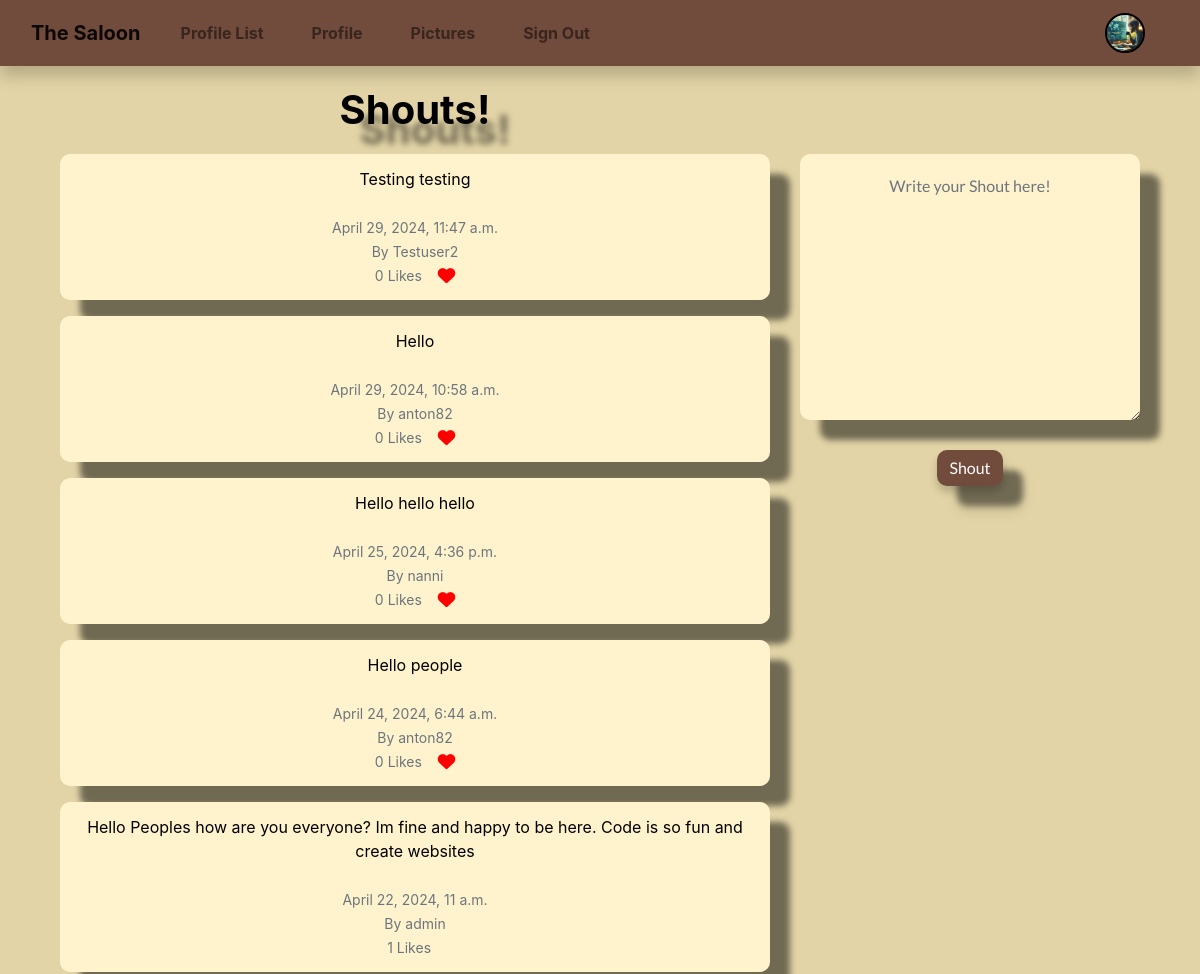
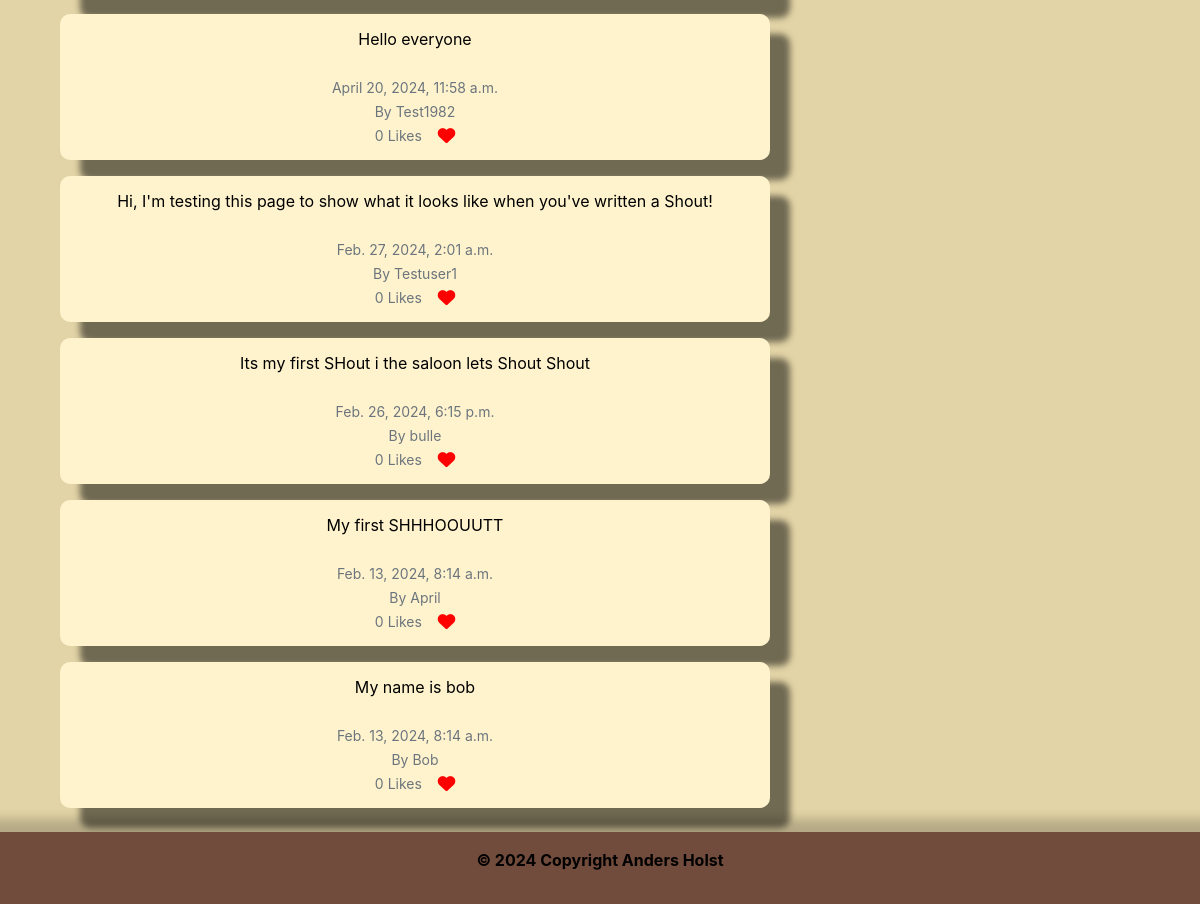
Page /home/ (signed in) on the committed database (2 pictures, top to bottom).
### the_saloon/models.py (models this page shows, shortened)
class Profile(models.Model):
    user = models.OneToOneField(User, on_delete=models.CASCADE)
    follows = models.ManyToManyField(
        "self", related_name="followed_by", symmetrical=False, blank=True)
    date_modified = models.DateTimeField(auto_now=True)
    profile_image = models.ImageField(
        upload_to="media/image", null=True, blank=True)
    profile_bio = models.CharField(null=True, blank=True, max_length=500)
    facebook_link = models.CharField(null=True, blank=True, max_length=100)
    instagram_link = models.CharField(null=True, blank=True, max_length=100)
    linkedin_link = models.CharField(null=True, blank=True, max_length=100)
    youtube_link = models.CharField(null=True, blank=True, max_length=100)
    x_link = models.CharField(null=True, blank=True, max_length=100)

class Shout(models.Model):
    user = models.ForeignKey(
        User, related_name="shouts",
        on_delete=models.CASCADE
    )
    body = models.CharField(max_length=200)
    created_at = models.DateTimeField(auto_now_add=True)
    likes = models.ManyToManyField(User, related_name="shout_like", blank=True)
    def number_of_likes(self):
        return self.likes.count()

### the_saloon/views.py (the view, shortened to what this page needs)
# urls.py: path('home/', login_required(views.home), name='home'),
def home(request):
    if request.user.is_authenticated:
        form = ShoutForm(request.POST or None)
        shouts = Shout.objects.all().order_by("-created_at")
        return render(request, 'home.html', {"shouts": shouts, "form": form})
    else:
        shouts = Shout.objects.all().order_by("-created_at")
        return render(request, 'home.html', {"shouts": shouts})

### the_saloon/forms.py
class ShoutForm(forms.ModelForm):
    class Meta:
        model = Shout
        fields = ['body']
        widgets = {
            'body': forms.Textarea(attrs={
                'placeholder': 'Write your Shout here!',
                'class': 'form-control'})
        }
    def __init__(self, *args, user=None, **kwargs):
        super(ShoutForm, self).__init__(*args, **kwargs)
        self.user = user

### the_saloon/templates/home.html (shortened to what this page needs)
{% extends 'base.html' %}
{% block content %}
<div class="container">
    <div class="container text-center">
    <div class="row home">
        <div class="col-md-8 col-md-offset-2">
            <h1 class="home">Shouts!</h1>
            {% for shout in shouts %}
                <div class="alert" role="alert">
                    {{ shout.body }}<br/><br/>
                    <small class="text-muted">
                        {{ shout.created_at }}
                        <br/>
                        By {{ shout.user.username }}
                        <br/>
                        {{ shout.number_of_likes }} Likes
                        &nbsp;&nbsp;
                        {% if user != shout.user %}
                            {% if user in shout.likes.all %}
                                <a href="{% url 'shout_like' shout.id %}">
                                    <i class="fa-lg fa-solid fa-heart" style="color: black;"></i></a>
                            {% else %}
                                <a href="{% url 'shout_like' shout.id %}">
                                    </a>
                            {% endif %}
                        {% endif %}
                    </small>
                </div>
            {% endfor %}
        </div>
        <div class="home col-md-4">
            {% if form %}
            <form method=POST style="font-family: Lato, serif;">
                {{ form.as_p }}
                <button type="submit" class="btn btn-shout">Shout</button>
            </form>
            {% endif %}
        </div>
    </div>
    </div>
</div>
{% endblock %}

### the_saloon/templates/navbar.html (shortened to what this page needs)
{% load static %}
<nav class="navbar navbar-expand-lg navbar-light navbar sticky-top">
  <div class="container-fluid">
    {% if user.is_authenticated %}
    <a class="navbar-brand" href="{% url 'home' %}">The Saloon</a>
    {% else %}
    <a class="navbar-brand" href="{% url 'login' %}">The Saloon</a>
    {% endif %}
    <div class="collapse navbar-collapse" id="navbarSupportedContent">
      <ul class="navbar-nav me-auto mb-2 mb-lg-0">
        {% if user.is_authenticated %}
        <li class="nav-item mx-3">
          <a class="nav-link" href="{% url 'profile_list' %}">Profile List</a>
        </li>
        <li class="nav-item mx-3">
          <a class="nav-link" href="{% url 'profile' request.user.id %}">Profile</a>
        </li>
        <li class="nav-item mx-3">
          <a class="nav-link" href="{% url 'upload_image' %}">Pictures</a>
        </li>
        <li class="nav-item mx-3">
          <a class="nav-link" href="{% url 'logout' %}">Sign Out</a>
        </li>
        {% else %}
        <li class="nav-item mx-3">
          <a class="nav-link" href="{% url 'register' %}">Sign Up</a>
        </li>
        {% endif %}
      </ul>
      {% if request.user.is_authenticated %}
        <ul class="navbar-nav ml-auto">
            <li class="nav-link navbar-brand">
                {% if user.profile.profile_image %}
                    <a href="{% url 'profile' request.user.id %}">
                        <img src="{{ user.profile.profile_image.url }}" class="rounded-circle" width="40" height="40" alt="profile_image">
                    </a>
                {% else %}
                    <a href="{% url 'profile' request.user.id %}">
                        <img src="{% static 'images/cowboy.png' %}" class="rounded-circle" width="40" height="40" alt="profile_image">
                    </a>
                {% endif %}
            </li>
        </ul>
      {% endif %}
    </div>
  </div>
</nav>

### social/static/css/style.css (style rules this page uses)
* { color: #000000; }
body { background-color: #E2D4A6; margin-bottom: 80px; }
div.container { display: flex; }
h1.home { color: black; margin-bottom: 20px; font-weight: bold; filter: drop-shadow(20px 20px 3px rgba(0, 0, 0, 0.5)); }
div.row.home { text-align: center; }
div.home { margin-top: 20px; }
div.alert { background-color: #FFF3CD; filter: drop-shadow(20px 20px 3px rgba(0, 0, 0, 0.5)); border-radius: 10px; color: #000000; }
.btn.btn-shout { background-color:#714B3C; border: none; filter: drop-shadow(20px 20px 3px rgba(0, 0, 0, 0.5)); border-radius: 10px; color: white; display: block; margin: auto; margin-top: 30px; }
button.btn { background-color: #714b3c; border: none; box-shadow: 0 6px 8px 0 rgba(0,0,0,.2); border-radius: 2rem; color: white; }
a.navbar-brand { color: black; font-weight: bold; }
nav.navbar { width: 100%; box-sizing: border-box; background-color: #714B3C; box-shadow: 0 10px 15px 0 rgba(0,0,0,.2); font-weight: bold; color: #000000; }
.rounded-circle { border-radius: 50%; border: 2px solid #000; }
small.text-muted { margin-top: 20px; color: #000000; }
.row { display: flex; flex-wrap: wrap; }
#id_body.form-control { background-color: #FFF3CD; border: none; border-radius: 10px; filter: drop-shadow(20px 20px 3px rgba(0, 0, 0, 0.5)); text-align: center; padding-top: 20px; margin-top: 16px; }

### rows in the picture
Shout: body "Testing testing", created_at "April 29, 2024, 11:47 a.m.", user.username "Testuser2", number_of_likes "0"
Shout: body "Hello", created_at "April 29, 2024, 10:58 a.m.", user.username "anton82", number_of_likes "0"
Shout: body "Hello hello hello", created_at "April 25, 2024, 4:36 p.m.", user.username "nanni", number_of_likes "0"
Shout: body "Hello people", created_at "April 24, 2024, 6:44 a.m.", user.username "anton82", number_of_likes "0"
Shout: body "Hello Peoples how are you everyone? Im fine and happy to be here. Code is so fun and create websites", created_at "April 22, 2024, 11 a.m.", user.username "admin", number_of_likes "1"
Shout: body "Hello everyone", created_at "April 20, 2024, 11:58 a.m.", user.username "Test1982", number_of_likes "0"
Shout: body "Hi, I'm testing this page to show what it looks like when you've written a Shout!", created_at "Feb. 27, 2024, 2:01 a.m.", user.username "Testuser1", number_of_likes "0"
Shout: body "Its my first SHout i the saloon lets Shout Shout", created_at "Feb. 26, 2024, 6:15 p.m.", user.username "bulle", number_of_likes "0"
Shout: body "My first SHHHOOUUTT", created_at "Feb. 13, 2024, 8:14 a.m.", user.username "April", number_of_likes "0"
Shout: body "My name is bob", created_at "Feb. 13, 2024, 8:14 a.m.", user.username "Bob", number_of_likes "0"
